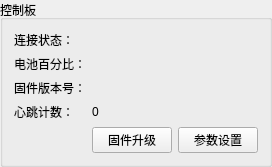
        <widget class="QGroupBox" name="groupBox_3">
         <property name="minimumSize">
          <size>
           <width>0</width>
           <height>0</height>
          </size>
         </property>
         <property name="maximumSize">
          <size>
           <width>16777215</width>
           <height>6666</height>
          </size>
         </property>
         <property name="title">
          <string>控制板</string>
         </property>
         <layout class="QGridLayout" name="gridLayout_3">
          <item row="1" column="0">
           <widget class="QLabel" name="label_13">
            <property name="text">
             <string>电池百分比：</string>
            </property>
           </widget>
          </item>
          <item row="2" column="1">
           <widget class="QLabel" name="label_31">
            <property name="text">
             <string/>
            </property>
           </widget>
          </item>
          <item row="1" column="1">
           <widget class="QLabel" name="label_30">
            <property name="text">
             <string/>
            </property>
           </widget>
          </item>
          <item row="4" column="1">
           <layout class="QHBoxLayout" name="horizontalLayout_11">
            <item>
             <widget class="QPushButton" name="pushButton_16">
              <property name="text">
               <string>固件升级</string>
              </property>
             </widget>
            </item>
            <item>
             <widget class="QPushButton" name="pushButton_27">
              <property name="text">
               <string>参数设置</string>
              </property>
             </widget>
            </item>
           </layout>
          </item>
          <item row="2" column="0">
           <widget class="QLabel" name="label_14">
            <property name="text">
             <string>固件版本号：</string>
            </property>
           </widget>
          </item>
          <item row="0" column="0">
           <widget class="QLabel" name="label_5">
            <property name="text">
             <string>连接状态：</string>
            </property>
           </widget>
          </item>
          <item row="0" column="1">
           <widget class="QLabel" name="label_9">
            <property name="text">
             <string/>
            </property>
           </widget>
          </item>
          <item row="4" column="0">
           <widget class="QLabel" name="label_56">
            <property name="text">
             <string/>
            </property>
           </widget>
          </item>
          <item row="3" column="0">
           <widget class="QLabel" name="label_38">
            <property name="text">
             <string>心跳计数：</string>
            </property>
           </widget>
          </item>
          <item row="3" column="1">
           <widget class="QLabel" name="label_46">
            <property name="text">
             <string>0</string>
            </property>
           </widget>
          </item>
         </layout>
        </widget>
